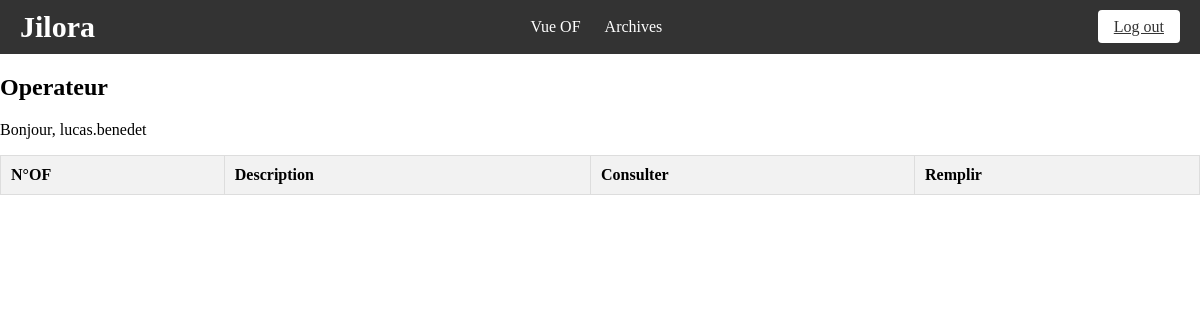
Page /final/operateur.php (signed in) on the earlier database version.
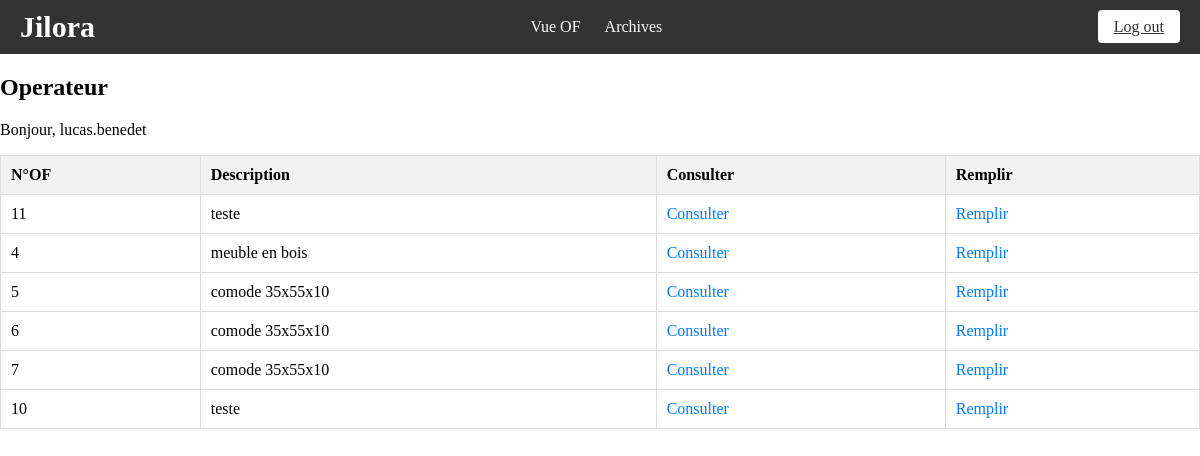
Same page on the later database version.
### tables this page shows
CREATE TABLE IF NOT EXISTS `of` (
  `id` int(11) NOT NULL AUTO_INCREMENT,
  `id_agent` int(11) NOT NULL,
  `description` text NOT NULL,
  `etat` tinyint(1) NOT NULL,
  PRIMARY KEY (`id`)
);

### final/operateur.php (the view, shortened to what this page needs)
<?php
$host = "localhost";
$dbname = "tai";
$user = "root";
$pwd = "";
$connexion = mysqli_connect($host, $user, $pwd, $dbname);
include_once __DIR__ . '/includes.php';
?>
<!DOCTYPE html>
<html>
<head>
    <link rel="stylesheet" href="./global.css" />
    <link rel="stylesheet" href="./index_admin.css" />
</head>
<body>
<table class="tableau">
    <h2>Operateur</h2>
    <p>Bonjour, <?php echo $_SESSION['identifiant']; ?></p>
    <thead>
        <tr>
            <th>N°OF</th>
            <th>Description</th>
            <th>Consulter</th>
            <th>Remplir</th>
        </tr>
    </thead>
    <tbody>
        <?php
        $identifiant = $_SESSION['identifiant'];
        $sql_agent = "SELECT id FROM agent WHERE identifiant = '$identifiant'";
        $result_agent = mysqli_query($connexion, $sql_agent);
        if ($result_agent && mysqli_num_rows($result_agent) > 0) {
            $agent = mysqli_fetch_assoc($result_agent);
            $id_agent = $agent['id'];
            $sql_of = "SELECT * FROM of WHERE id_agent = $id_agent";
            $result_of = mysqli_query($connexion, $sql_of);
            while ($row = mysqli_fetch_assoc($result_of)) {
                echo "<tr>";
                echo "<td>" . $row['id'] . "</td>";
                echo "<td>" . $row['description'] . "</td>";
                echo "<td><a href='consulter_of.php?id_of=" . $row['id'] . "'>Consulter</a></td>";
                echo "<td><a href='of_operateur.php?id_of=" . $row['id'] . "'>Remplir</a></td>";
                echo "</tr>";
            }
        } else {
            echo "<tr><td colspan='4'>Aucun OF trouvé pour cet utilisateur.</td></tr>";
        }
        ?>
    </tbody>
</table>
</body>
</html>

Differences in the rows shown:
added of: id "11", description "teste"
added of: id "4", description "meuble en bois"
added of: id "5", description "comode 35x55x10"
added of: id "6", description "comode 35x55x10"
added of: id "7", description "comode 35x55x10"
added of: id "10", description "teste"
